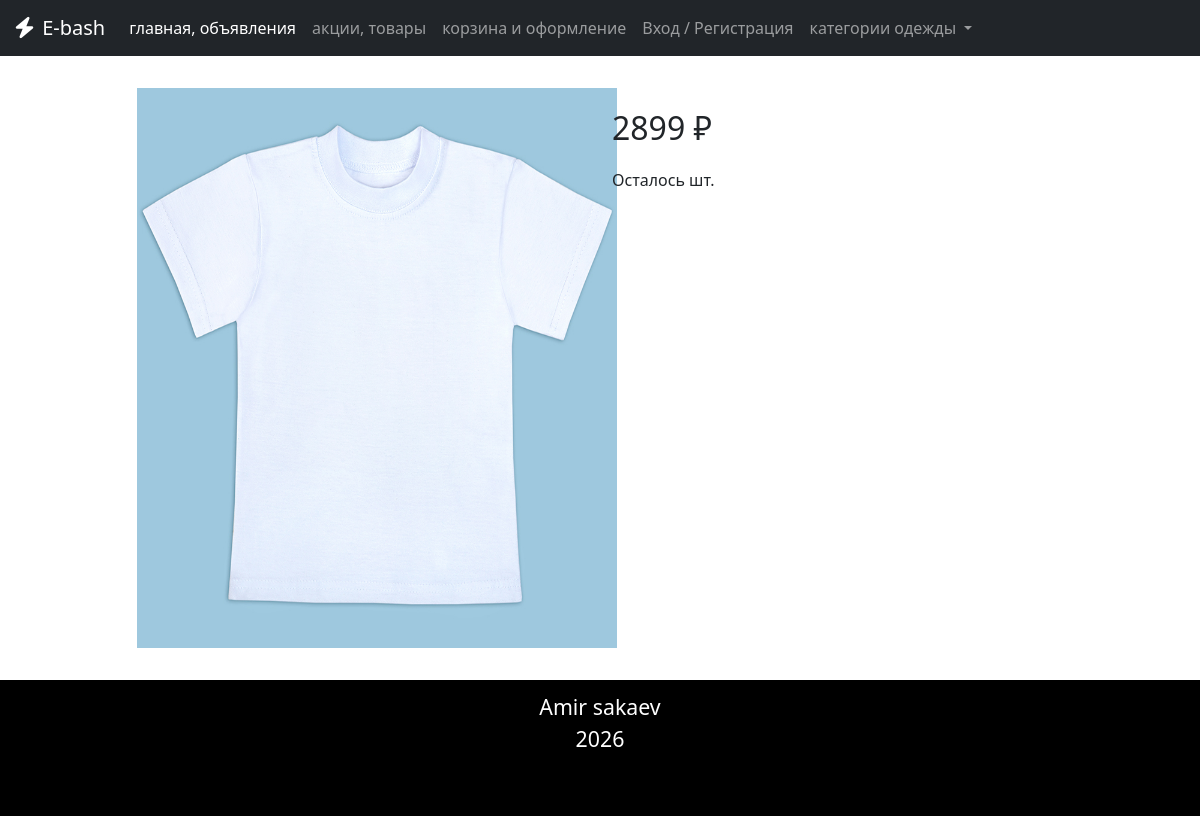
Page /item/1 on the committed database.
### e_bash_app/models.py (models this page shows, shortened)
class Item(models.Model):
    clothing_types = (
        ('headwear', 'головные уборы'),
        ('t-shirt', 'футболка'),
        ('underwear', 'штаны'),
        ('sweater', 'свитера'),
        ('boots', 'ботинки'),
        ('gloves', 'перчатки'),
        ('socks', 'носки'),
    )
    item_title = models.CharField(max_length = 100) # название товара
    price = models.IntegerField() # цена
    photo = models.ImageField() # фото товара
    material = models.CharField(max_length = 20) # материал
    clothing_type = models.CharField(max_length = 20, choices=clothing_types) # вид одежды
    clothing_color = models.CharField(max_length = 20) # цвет одежды
    clothing_size = models.CharField(max_length = 3) # размер одежды
    gender = models.CharField(max_length = 7) #мужское/женское/унисекс
    care = models.CharField(max_length = 100) #уход за вещами
    dop_info = models.TextField() # доп. информация

### e_bash_app/views.py (the view)
# urls.py: path('item/<int:id>', views.item_template, name='item'),
def item_template(request, id):
    item = Item.objects.get(id = id) # конструктор класса
    context = {
        'item' : item
    }
    return render(request, 'item_template.html', context)

### e_bash_app/templates/item_template.html (shortened to what this page needs)
{% extends 'base.html' %}
{% load static %}
{% block css %}
    <link rel="stylesheet" href={% static 'css/header.css' %}>
    <link rel="stylesheet" href={% static 'css/item.css' %}>
{% endblock %}
{% block content %}
    <div class="container" id="item">
        <div class="row justify-content-end">
            <div class="col-5">
                <img src="{{ item.photo.url }}" alt="{{ item.title }}" class="item-img-2">
            </div>
            <div class="col-6">
                <p id="item-price">{{ item.price }} ₽</p>
                <p id="item-quantity">Осталось {{ item.quantity }} шт.</p>
            </div>
        </div>
    </div>
{% endblock %}

### e_bash_app/static/css/item.css (style rules this page uses)
#item { margin-top: 2rem; margin-bottom: 2rem; }
#item-price { font-size: 2rem; }
.item-img-2 { width: 30rem; height: 35rem; }

### rows in the picture
Item: photo (picture), price "2899"
